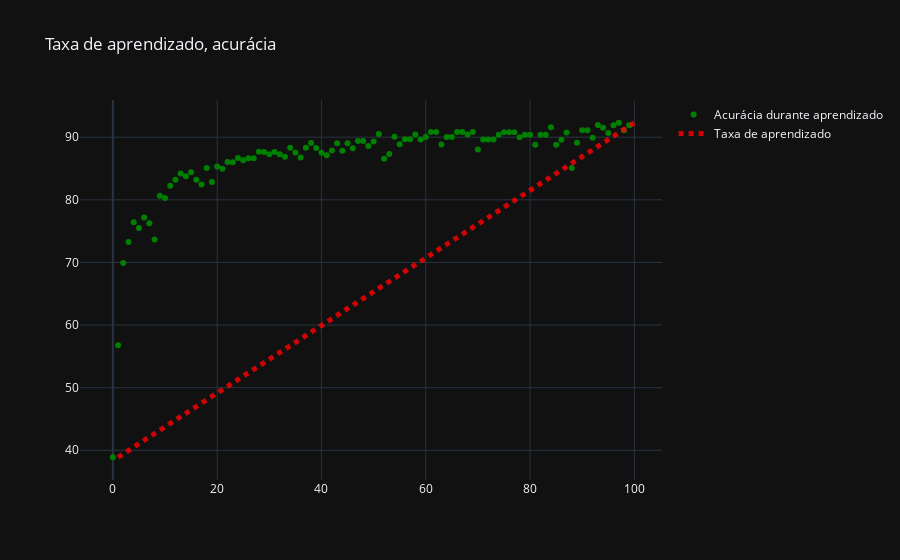

Notebook code for this chart:
### Code cell
from sklearn.ensemble import RandomForestClassifier

n = 100
no = df[df['label'] == 0].sample(n)
yes = df[df['label'] == 1].sample(n)

df_ = pd.concat([yes, no]).sample(n)


X_train, X_test, y_train, y_test = train_test_split(df_[columns[1:]], df_[['label']], test_size=.2)

rf = RandomForestClassifier(n_estimators=100).fit(X_train, y_train)

scores = cross_val_score(rf, df[columns[1:]], df[[columns[0]]], cv=100)
print("Accuracy: %0.2f (+/- %0.2f)" % (scores.mean(), scores.std() * 2))

fig = go.Figure()

fig.add_trace(
    go.Scatter(y=scores*100, mode='markers', \
               marker=dict(color='green'), 
               name='Acurácia durante aprendizado')
)

fig.add_trace(
    go.Line(y=np.linspace(scores.min()*100, scores.max()*100, len(scores)), \
            x=np.linspace(1, len(scores), len(scores)), opacity=.8, \
            line=dict(color='red', width=5, dash='dot'), name='Taxa de aprendizado')
)

fig.update_layout(
    template='plotly_dark', 
    title='Taxa de aprendizado, acurácia'
)

fig.show()

### Figure 1 — Plotly figure (JSON) as saved in the notebook; plotly's stock layout.template omitted (floating-point values rounded to 4 significant figures)
{"data": [{"marker": {"color": "green"}, "mode": "markers", "name": "Acurácia durante aprendizado", "type": "scatter", "y": [38.89, 56.76, 69.91, 73.25, 76.41, 75.51, 77.16, 76.24, 73.67, 80.65, 80.29, 82.25, 83.21, 84.19, 83.76, 84.39, 83.21, 82.46, 85.07, 82.84, 85.34, 84.96, 86.04, 85.98, 86.69, 86.31, 86.64, 86.64, 87.69, 87.64, 87.26, 87.64, 87.26, 86.87, 88.33, 87.55, 86.77, 88.33, 89.06, 88.28, 87.5, 87.11, 87.89, 89.02, 87.84, 89.02, 88.24, 89.41, 89.41, 88.58, 89.33, 90.51, 86.56, 87.3, 90.08, 88.89, 89.68, 89.68, 90.44, 89.64, 90.04, 90.84, 90.84, 88.84, 90.04, 90.04, 90.84, 90.84, 90.44, 90.84, 88.05, 89.64, 89.64, 89.64, 90.4, 90.8, 90.8, 90.8, 90, 90.4, 90.4, 88.8, 90.4, 90.4, 91.6, 88.8, 89.6, 90.76, 85.08, 89.11, 91.13, 91.13, 89.92, 91.94, 91.5, 90.69, 91.9, 92.31, 91.09, 91.9]}, {"line": {"color": "red", "dash": "dot", "width": 5}, "name": "Taxa de aprendizado", "opacity": 0.8, "type": "scatter", "x": [1, 2, 3, 4, 5, 6, 7, 8, 9, 10, 11, 12, 13, 14, 15, 16, 17, 18, 19, 20, 21, 22, 23, 24, 25, 26, 27, 28, 29, 30, 31, 32, 33, 34, 35, 36, 37, 38, 39, 40, 41, 42, 43, 44, 45, 46, 47, 48, 49, 50, 51, 52, 53, 54, 55, 56, 57, 58, 59, 60, 61, 62, 63, 64, 65, 66, 67, 68, 69, 70, 71, 72, 73, 74, 75, 76, 77, 78, 79, 80, 81, 82, 83, 84, 85, 86, 87, 88, 89, 90, 91, 92, 93, 94, 95, 96, 97, 98, 99, 100], "y": [38.89, 39.43, 39.97, 40.51, 41.05, 41.59, 42.13, 42.67, 43.21, 43.75, 44.28, 44.82, 45.36, 45.9, 46.44, 46.98, 47.52, 48.06, 48.6, 49.14, 49.68, 50.22, 50.76, 51.3, 51.84, 52.38, 52.92, 53.46, 54.0, 54.54, 55.08, 55.62, 56.16, 56.7, 57.23, 57.77, 58.31, 58.85, 59.39, 59.93, 60.47, 61.01, 61.55, 62.09, 62.63, 63.17, 63.71, 64.25, 64.79, 65.33, 65.87, 66.41, 66.95, 67.49, 68.03, 68.57, 69.11, 69.65, 70.18, 70.72, 71.26, 71.8, 72.34, 72.88, 73.42, 73.96, 74.5, 75.04, 75.58, 76.12, 76.66, 77.2, 77.74, 78.28, 78.82, 79.36, 79.9, 80.44, 80.98, 81.52, 82.06, 82.6, 83.13, 83.67, 84.21, 84.75, 85.29, 85.83, 86.37, 86.91, 87.45, 87.99, 88.53, 89.07, 89.61, 90.15, 90.69, 91.23, 91.77, 92.31]}], "layout": {"title": {"text": "Taxa de aprendizado, acurácia"}}}
